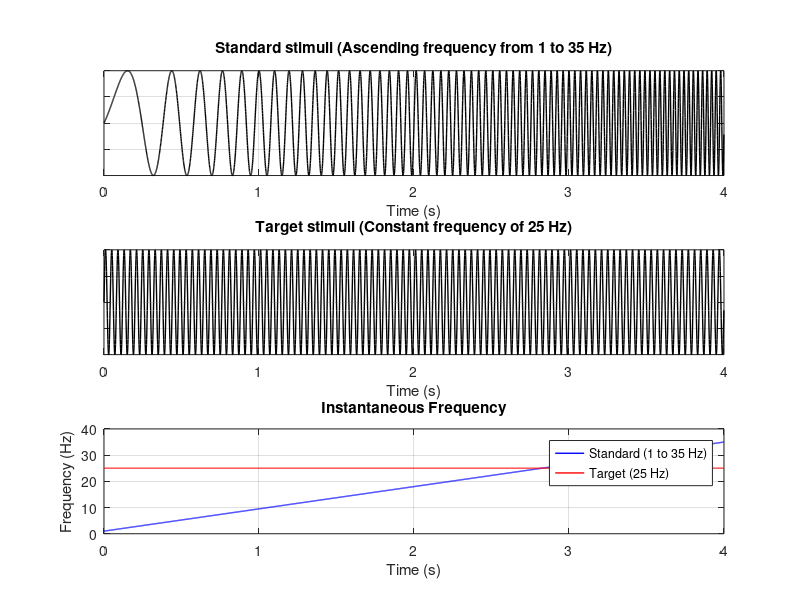

Here is the MATLAB script that generated this plot:
clear; clc; close all;

% Parameters
duration = 4;           % Total time in seconds
fs = 1000;              % Sampling frequency (Hz)
f_start = 1;            % Starting frequency (Hz)
f_end = 35;             % Ending frequency (Hz)

% Time vector
t = 0:1/fs:duration-1/fs;

% Linear frequency sweep (chirp signal)
k = (f_end - f_start) / duration;  % Frequency sweep rate
phase = 2*pi * (f_start * t + k * t.^2 / 2);
sine_wave = sin(phase);

% Instantaneous frequency for verification
inst_freq = f_start + k * t;

% Fixed frequency sine wave at 25 Hz
fixed_freq = 25;  % Hz
fixed_sine = sin(2*pi * fixed_freq * t);
fixed_freq_array = fixed_freq * ones(size(t));  % Constant frequency array for plotting

% Create the plot
figure('Position', [100, 100, 1200, 1200]);

% Plot the frequency sweep sine wave
subplot(3,1,1);
plot(t, sine_wave, 'k-', 'LineWidth', 1);
xlabel('Time (s)');
title('Standard stimuli (Ascending frequency from 1 to 35 Hz)');
grid on;
xlim([0 duration]);
set(gca, 'YTickLabel', []);

% Plot the fixed frequency sine wave
subplot(3,1,2);
plot(t, fixed_sine, 'k-', 'LineWidth', 1);
xlabel('Time (s)');
title('Target stimuli (Constant frequency of 25 Hz)');
grid on;
xlim([0 duration]);
set(gca, 'YTickLabel', []);

% Plot the instantaneous frequency for both signals
subplot(3,1,3);
plot(t, inst_freq, 'b-', 'LineWidth', 1, 'DisplayName', 'Standard (1 to 35 Hz)');
hold on;
plot(t, fixed_freq_array, 'r-', 'LineWidth', 1, 'DisplayName', 'Target (25 Hz)');
xlabel('Time (s)');
ylabel('Frequency (Hz)');
title('Instantaneous Frequency');
grid on;
xlim([0 duration]);
ylim([0 40]);  % Set y-limit to show frequency range clearly
legend('show');

% Optional: Save the data
% save('frequency_sweep_data.mat', 't', 'sine_wave', 'inst_freq', 'fixed_sine', 'fixed_freq_array');